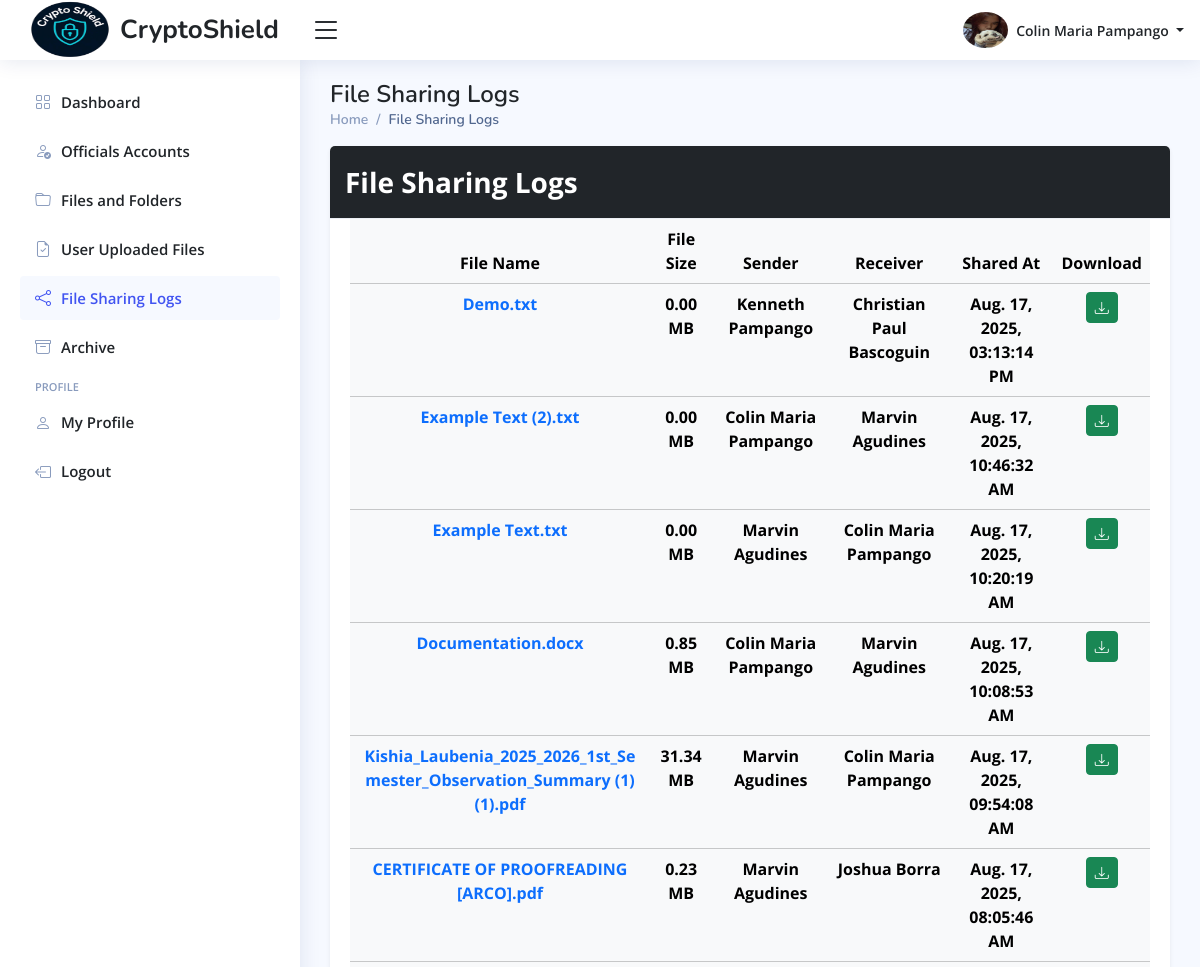
Before: /admin/home.php?page=file-sharing-logs (signed in, upper part) with the older database file.
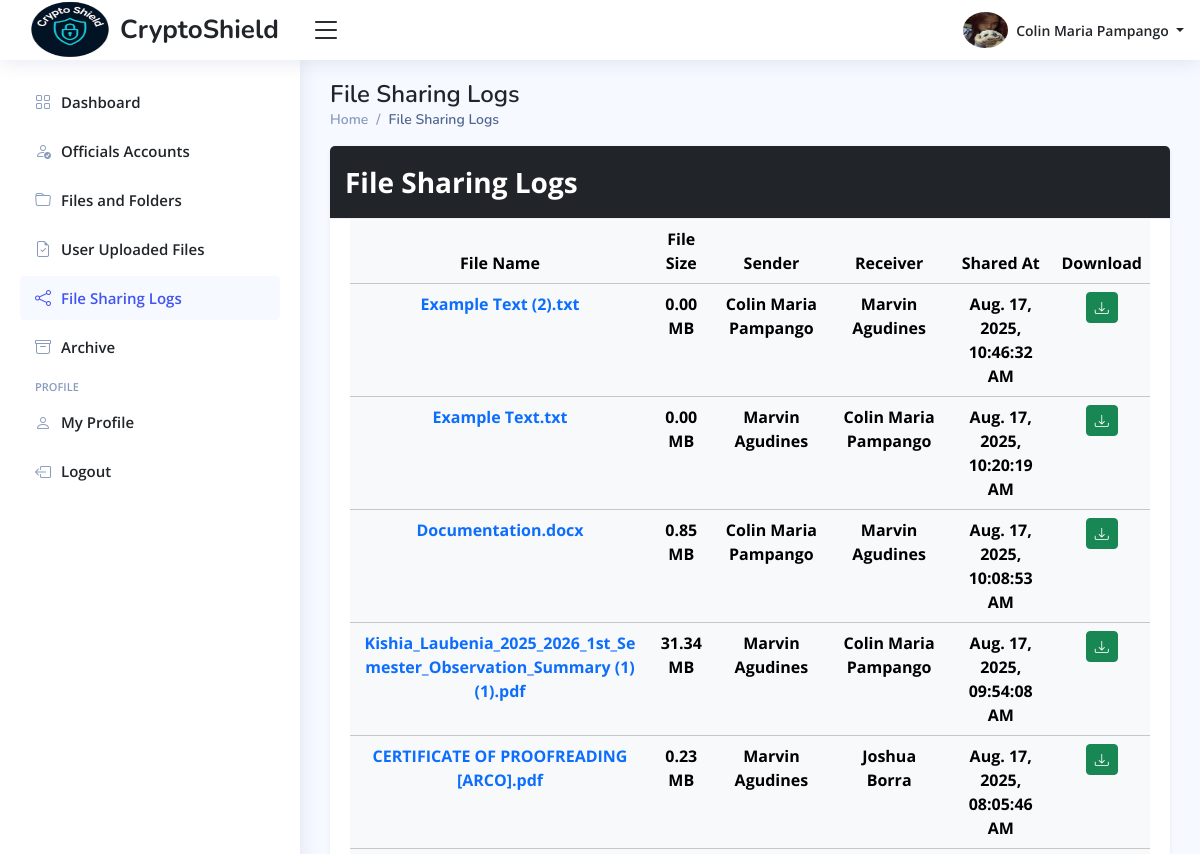
After: the same page with the newer database file.
### tables this page shows
CREATE TABLE `file_sharing_tbl` (
  `share_id` int(11) NOT NULL,
  `file_id` int(11) NOT NULL,
  `sender` int(11) DEFAULT NULL,
  `receiver` int(11) DEFAULT NULL,
  `shared_at` timestamp NOT NULL DEFAULT current_timestamp()
);

CREATE TABLE `officials_files_tbl` (
  `file_id` int(11) NOT NULL,
  `folder_id` int(11) DEFAULT NULL,
  `file_name` varchar(255) NOT NULL,
  `stored_file_name` varchar(255) NOT NULL,
  `processed_file_name` varchar(255) NOT NULL,
  `file_size` decimal(11,2) NOT NULL,
  `brgy_captain_download` enum('Yes','No') DEFAULT 'Yes',
  `brgy_secretary_download` enum('Yes','No') DEFAULT 'No',
  `brgy_treasurer_download` enum('Yes','No') DEFAULT 'No',
  `brgy_kagawad_download` enum('Yes','No') DEFAULT 'No',
  `sk_chairman_download` enum('Yes','No') DEFAULT 'Yes',
  `sk_kagawad_download` enum('Yes','No') DEFAULT 'No',
  `uploaded_at` timestamp NOT NULL DEFAULT current_timestamp(),
  `modified_at` timestamp NOT NULL DEFAULT current_timestamp() ON UPDATE current_timestamp(),
  `uploaded_by` int(11) DEFAULT NULL
);

### config/format-time.php (called while the page is built, shortened)
<?php
    function format_timestamp($timestamp) {
        $formatted_timestamp = date("M. d, Y, h:i:s A", strtotime($timestamp));
        return $formatted_timestamp;
    }
?>

### admin/pages/file-sharing-logs.php (the view)
<main class="main" id="main">
  <?php
    include_once "includes/pagetitle.php";
  ?>
  <section class="section">
    <div class="row">
      <div class="col-12">
        <div class="card shadow-sm mb-4">
          <div class="card-header bg-dark text-white fw-bold fs-3 d-flex justify-content-between">
            File Sharing Logs
          </div>
          <div class="card-body pb-0">
            <table class="table table-light table-hover datatable table-responsive">
              <thead>
                <tr>
                  <th scope="col" class="text-center"> File Name </th>
                  <th scope="col" class="text-center"> File Size </th>
                  <th scope="col" class="fixed-column text-center"> Sender </th>
                  <th scope="col" class="fixed-column text-center"> Receiver </th>
                  <th scope="col" class="fixed-column text-center"> Shared At </th>
                  <th scope="col" class="text-center"> Download </th>
                </tr>
              </thead>
              <tbody>
                <?php
                    $fetch_file_sharing_logs = $conn->prepare("SELECT
                                                            fst.*,
                                                            ofl.file_name,
                                                            ofl.file_size,
                                                            ofl.stored_file_name,
                                                            CONCAT(sender.first_name, ' ', sender.last_name) AS 'sender',
                                                            CONCAT(receiver.first_name, ' ', receiver.last_name) AS 'receiver'
                                                        FROM file_sharing_tbl fst
                                                        LEFT JOIN officials_files_tbl ofl
                                                        ON fst.file_id = ofl.file_id
                                                        LEFT JOIN officials_accounts_tbl sender
                                                        ON fst.sender = sender.official_id
                                                        LEFT JOIN officials_accounts_tbl receiver
                                                        ON fst.receiver = receiver.official_id
                                                        ORDER BY fst.shared_at DESC
                                                        ");
                    $fetch_file_sharing_logs->execute();
                    while ($log_data = $fetch_file_sharing_logs->fetch()) {
                ?>
                    <tr class="text-center">
                        <td class="fw-bold text-primary fixed-column">
                            <?php echo htmlspecialchars($log_data["file_name"]); ?>
                        </td>
                        <td class="fw-bold">
                            <?php echo htmlspecialchars($log_data["file_size"] . " MB"); ?>
                        </td>
                        <td class="fw-bold">
                            <?php echo htmlspecialchars($log_data["sender"]); ?>
                        </td>
                        <td class="fw-bold">
                            <?php echo htmlspecialchars($log_data["receiver"]); ?>
                        </td>
                        <td class="fw-bold">
                            <?php echo htmlspecialchars(format_timestamp($log_data["shared_at"])); ?>
                        </td>
                        <td>
                            <a href="../uploads/user-files/<?php echo htmlspecialchars($log_data["stored_file_name"]); ?>"
                               download="<?php echo htmlspecialchars($log_data["file_name"]); ?>" title="Download: <?php echo htmlspecialchars($log_data["file_name"]); ?>"
                               class="btn btn-sm btn-success text-white">
                                <i class="bi bi-download"></i>
                            </a>
                        </td>
                    </tr>
                <?php
                }
                ?>
              </tbody>
            </table>
          </div>
        </div>
      </div>
    </div>
  </section>
</main>

Changed rows visible on the page:
removed file_sharing_tbl: file.file_name "Demo.txt", file.file_size "0.00 MB", sender "Kenneth Pampango", receiver "Christian Paul Bascoguin", shared_at "Aug. 17, 2025, 03:13:14 PM"
